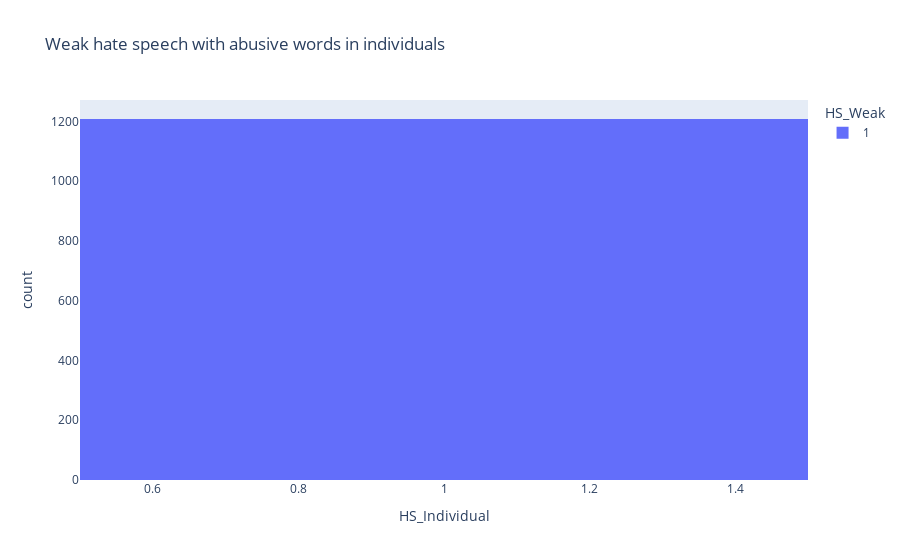

Notebook code cell kept with this figure:
### Code cell
fig = px.histogram(filtered_weak_HS_data, x="HS_Individual", color="HS_Weak", title="Weak hate speech with abusive words in individuals")
fig.show()

### Figure 1 — Plotly figure (JSON) as saved in the notebook; plotly's stock layout.template omitted (floating-point values rounded to 4 significant figures; data arrays with more than 128 entries replaced by an {"elided": "..."} marker saying what was removed)
{"data": [{"alignmentgroup": "True", "bingroup": "x", "hovertemplate": "HS_Weak=1<br>HS_Individual=%{x}<br>count=%{y}<extra></extra>", "legendgroup": "1", "marker": {"color": "#636efa", "pattern": {"shape": ""}}, "name": "1", "offsetgroup": "1", "orientation": "v", "showlegend": true, "type": "histogram", "x": {"elided": "1208 int values"}, "xaxis": "x", "yaxis": "y"}], "layout": {"barmode": "relative", "legend": {"title": {"text": "HS_Weak"}, "tracegroupgap": 0}, "title": {"text": "Weak hate speech with abusive words in individuals"}, "xaxis": {"anchor": "y", "domain": [0, 1], "title": {"text": "HS_Individual"}}, "yaxis": {"anchor": "x", "domain": [0, 1], "title": {"text": "count"}}}}
